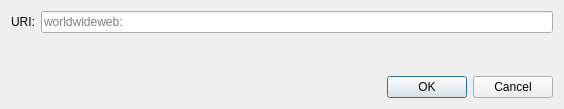
<?xml version="1.0" encoding="UTF-8"?>
<ui version="4.0">
 <class>OpenURIDialog</class>
 <widget class="QDialog" name="OpenURIDialog">
  <property name="geometry">
   <rect>
    <x>0</x>
    <y>0</y>
    <width>564</width>
    <height>109</height>
   </rect>
  </property>
  <property name="windowTitle">
   <string>Open worldwideweb URI</string>
  </property>
  <layout class="QVBoxLayout" name="verticalLayout">
   <item>
    <layout class="QHBoxLayout" name="horizontalLayout">
     <item>
      <widget class="QLabel" name="label">
       <property name="text">
        <string>URI:</string>
       </property>
      </widget>
     </item>
     <item>
      <widget class="QValidatedLineEdit" name="uriEdit">
       <property name="placeholderText">
        <string notr="true">worldwideweb:</string>
       </property>
      </widget>
     </item>
    </layout>
   </item>
   <item>
    <spacer name="verticalSpacer">
     <property name="orientation">
      <enum>Qt::Vertical</enum>
     </property>
     <property name="sizeHint" stdset="0">
      <size>
       <width>20</width>
       <height>40</height>
      </size>
     </property>
    </spacer>
   </item>
   <item>
    <widget class="QDialogButtonBox" name="buttonBox">
     <property name="orientation">
      <enum>Qt::Horizontal</enum>
     </property>
     <property name="standardButtons">
      <set>QDialogButtonBox::Cancel|QDialogButtonBox::Ok</set>
     </property>
    </widget>
   </item>
  </layout>
 </widget>
 <customwidgets>
  <customwidget>
   <class>QValidatedLineEdit</class>
   <extends>QLineEdit</extends>
   <header>qt/qvalidatedlineedit.h</header>
  </customwidget>
 </customwidgets>
 <resources/>
 <connections>
  <connection>
   <sender>buttonBox</sender>
   <signal>accepted()</signal>
   <receiver>OpenURIDialog</receiver>
   <slot>accept()</slot>
   <hints>
    <hint type="sourcelabel">
     <x>248</x>
     <y>254</y>
    </hint>
    <hint type="destinationlabel">
     <x>157</x>
     <y>274</y>
    </hint>
   </hints>
  </connection>
  <connection>
   <sender>buttonBox</sender>
   <signal>rejected()</signal>
   <receiver>OpenURIDialog</receiver>
   <slot>reject()</slot>
   <hints>
    <hint type="sourcelabel">
     <x>316</x>
     <y>260</y>
    </hint>
    <hint type="destinationlabel">
     <x>286</x>
     <y>274</y>
    </hint>
   </hints>
  </connection>
 </connections>
</ui>
